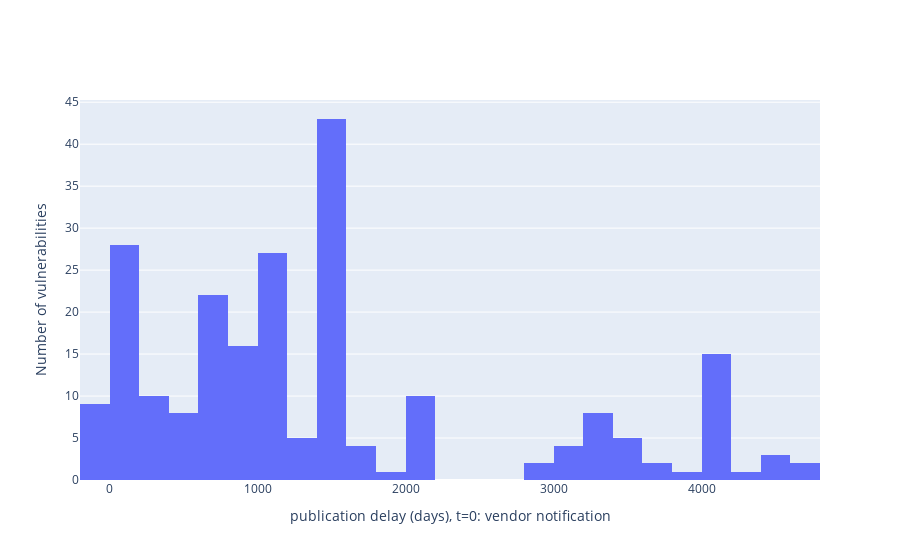

Notebook cell for this chart:
### Code cell
#--------- works 1
import plotly.graph_objs as go
fig=go.Figure(data=[go.Histogram(x=zdi.time_delta)])
fig.update_layout(xaxis_title='publication delay (days), t=0: vendor notification', yaxis_title='Number of vulnerabilities')

#--------- works 2
#fig=go.Figure(data=[go.Histogram(x=zdi.time_delta)])
#fig.update_layout(xaxis_title='publication delay (days), t=0: vendor notification', yaxis_title='Number of vulnerabilities')

### Figure 1 — Plotly figure (JSON) as saved in the notebook; plotly's stock layout.template omitted (floating-point values rounded to 4 significant figures; data arrays with more than 128 entries replaced by an {"elided": "..."} marker saying what was removed)
{"data": [{"type": "histogram", "x": {"elided": "929 int values"}}], "layout": {"autosize": true, "xaxis": {"autorange": true, "range": [-200.5, 4800.0], "title": {"text": "publication delay (days), t=0: vendor notification"}, "type": "linear"}, "yaxis": {"autorange": true, "range": [0, 45.26], "title": {"text": "Number of vulnerabilities"}}}}
